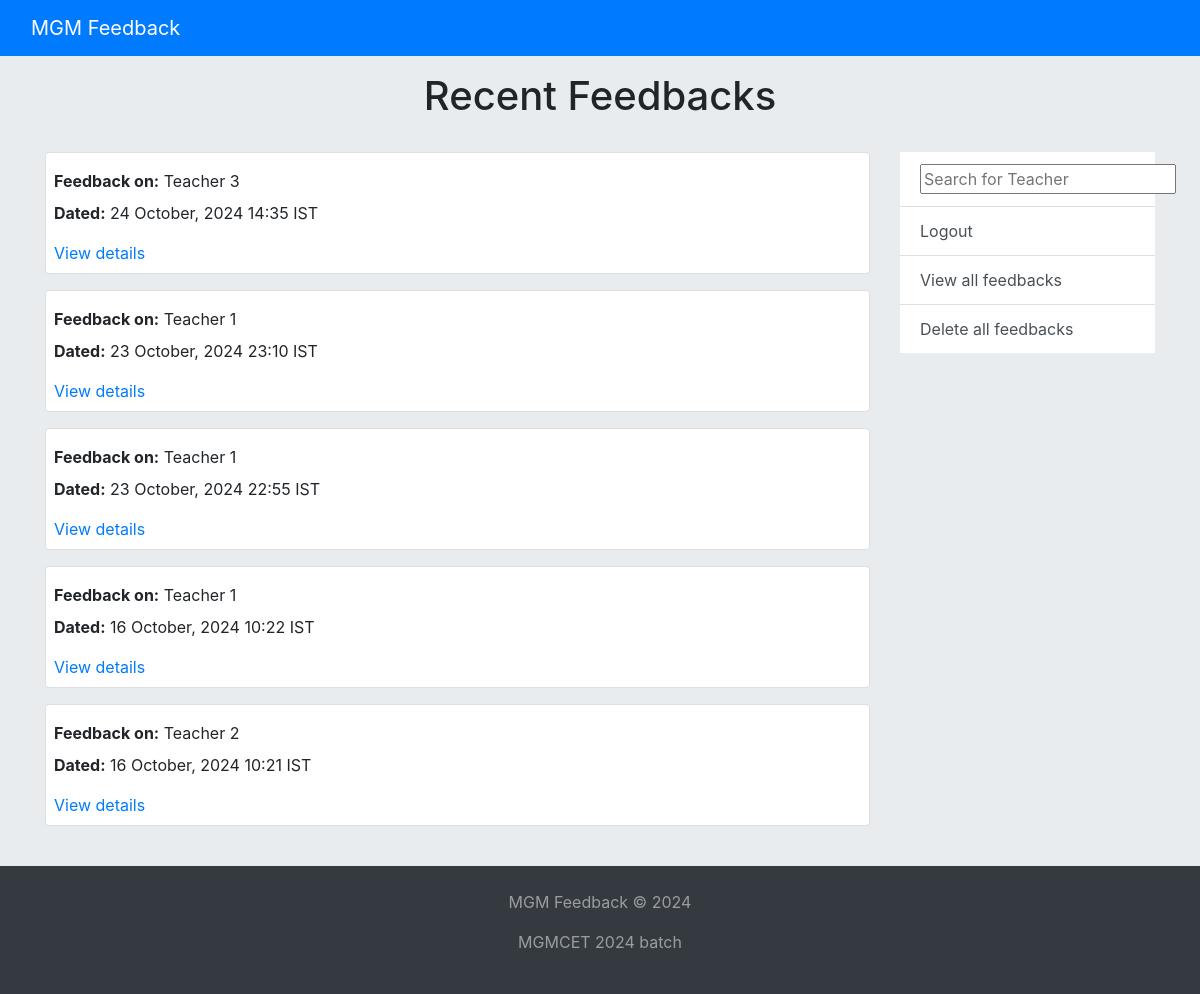
The page /review/ (signed in) on the database its author committed.
### Feedback/models.py (models this page shows, shortened)
class FeedbackData(models.Model):
    CHOICES = (
        ('Strongly Disagree', 'Strongly Disagree'),
        ('Disagree', 'Disagree'),
        ('Sometimes', 'Sometimes'),
        ('Agree', 'Agree'),
        ('Strongly Agree', 'Strongly Agree'),
    )
    date_submitted = models.DateTimeField(auto_now=True)
    teacher_name = models.ForeignKey(Teacher, verbose_name='Name of Teacher',
                                     on_delete=models.CASCADE)
    punctuality = models.CharField(verbose_name='The teacher is punctual in coming to class',
                                   max_length=225,
                                   choices=CHOICES)
    portion = models.CharField(verbose_name='The teacher completes portions at the appropriate time',
                               max_length=225,
                               choices=CHOICES)
    doubt = models.CharField(verbose_name='The teacher takes in effort to clear your doubts',
                             max_length=225,
                             choices=CHOICES)
    interactive = models.CharField(verbose_name='The teacher makes the class interactive',
                                   max_length=225,
                                   choices=CHOICES)
    comments = models.TextField(verbose_name='Any other feedback (your comments)',
                                blank=True)
    class Meta:
        verbose_name = 'Feedback Data'
        verbose_name_plural = 'Feedback Data'

### Home/models.py (models this page shows)
class Teacher(models.Model):
    name = models.CharField(verbose_name='Name of teacher',
                            max_length=255, unique=True)
    class Meta:
        verbose_name = 'Teacher'
        verbose_name_plural = 'Teachers'
    def __str__(self):
        return self.name

### Review/views.py (the view)
# urls.py: path('', ListFeedbackView.as_view(), name='ListFeedbackView'),
class ListFeedbackView(LoginRequiredMixin, ListView):
    model = FeedbackData
    template_name = 'Review/list_feedback.html'
    context_object_name = 'feedbacks'
    ordering = ['-date_submitted']
    paginate_by = 10

### Review/templates/Review/list_feedback.html
{% extends 'Home/index.html' %}
{% block content %}
    <div class="container">
        <h1 class="text-center py-3">Recent Feedbacks</h1>
        <div class="row mt-3">
            <div class="col-9">
                {% for feedback in feedbacks %}
                    <div class="card p-2 mb-3">
                        <p class="my-2"><strong>Feedback on:</strong> {{ feedback.teacher_name }}</p>
                        <p><strong>Dated:</strong> {{ feedback.date_submitted|date:'d F, Y H:i e' }}</p>
                        <a href="{% url 'FeedbackDetailView' feedback.id %}">View details</a>
                    </div>
                {% endfor %}
            </div>
            <div class="col-3">
                <ul class="list-group list-group-flush">
                    <form class="list-group-item list-group-item-action" action="{% url 'SearchResultsView' %}" method="get">
                        <input type="text" name="q" placeholder="Search for Teacher" autocomplete="on" autofocus="on" id="search-field">
                    </form>
                    <a class="list-group-item list-group-item-action" role="button" href="{% url 'LogoutView' %}">Logout</a>
                    <a class="list-group-item list-group-item-action" role="button" href="{% url 'ListFeedbackView' %}">View all feedbacks</a>
                    <a class="list-group-item list-group-item-action" role="button" href="{% url 'deleteAllFeedback' %}">Delete all feedbacks</a>
                </ul>
            </div>
        </div>
    </div>
{% endblock content %}

### Home/templates/Home/index.html (shortened to what this page needs)
{% load static %}
<!DOCTYPE html>
<html lang="en">
  <head>
    <link rel="stylesheet" href="https://stackpath.bootstrapcdn.com/bootstrap/4.4.1/css/bootstrap.min.css" />
    <link rel="stylesheet" href="{% static 'Home/styles.css' %}" />
  </head>
  <body class="d-flex flex-column">
    <nav class="navbar navbar-expand-lg navbar-dark bg-primary">
      <div class="container-fluid">
        <a class="navbar-brand" href="{% url 'HomeView' %}">MGM Feedback</a>
      </div>
    </nav>
    <div id="page-content">{% block content %}{% endblock content %}</div>
    <footer id="sticky-footer" class="bg-dark py-4 mt-4 text-white-50 d-flex justify-content-center align-items-center">
      <div class="container text-center">
        <p class="copyright">MGM Feedback &copy; 2024</p>
        <p>MGMCET 2024 batch</p>
      </div>
    </footer>
  </body>
</html>

### Home/static/Home/styles.css (style rules this page uses)
body { height: 100%; background-color: #e9ecef; }
html { height: 100%; }
#page-content { flex: 1 0 auto; }
#sticky-footer { flex-shrink: none; }

### rows shown on the page
FeedbackData: teacher_name "Teacher 3", date_submitted "24 October, 2024 14:35 IST"
FeedbackData: teacher_name "Teacher 1", date_submitted "23 October, 2024 23:10 IST"
FeedbackData: teacher_name "Teacher 1", date_submitted "23 October, 2024 22:55 IST"
FeedbackData: teacher_name "Teacher 1", date_submitted "16 October, 2024 10:22 IST"
FeedbackData: teacher_name "Teacher 2", date_submitted "16 October, 2024 10:21 IST"
